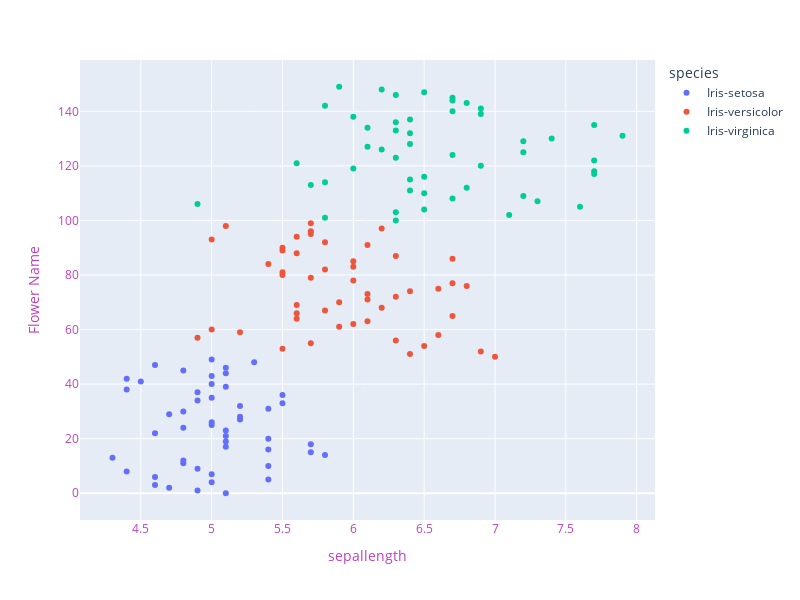

Notebook code cell kept with this figure:
### Code cell
fig = px.scatter(data_frame=iris, x='sepal_length',color='species')
fig.update_layout(width=800, height=600,
                  xaxis=dict(title='sepallength',color="#BF40BF"),
                 yaxis=dict(title="Flower Name",color="#BF40BF"))
fig.show()

### Figure 1 — Plotly figure (JSON) as saved in the notebook; plotly's stock layout.template omitted (floating-point values rounded to 4 significant figures)
{"data": [{"hovertemplate": "species=Iris-setosa<br>sepal_length=%{x}<br>index=%{y}<extra></extra>", "legendgroup": "Iris-setosa", "marker": {"color": "#636efa", "symbol": "circle"}, "mode": "markers", "name": "Iris-setosa", "orientation": "h", "showlegend": true, "type": "scatter", "x": [5.1, 4.9, 4.7, 4.6, 5, 5.4, 4.6, 5, 4.4, 4.9, 5.4, 4.8, 4.8, 4.3, 5.8, 5.7, 5.4, 5.1, 5.7, 5.1, 5.4, 5.1, 4.6, 5.1, 4.8, 5, 5, 5.2, 5.2, 4.7, 4.8, 5.4, 5.2, 5.5, 4.9, 5, 5.5, 4.9, 4.4, 5.1, 5, 4.5, 4.4, 5, 5.1, 4.8, 5.1, 4.6, 5.3, 5], "xaxis": "x", "y": [0, 1, 2, 3, 4, 5, 6, 7, 8, 9, 10, 11, 12, 13, 14, 15, 16, 17, 18, 19, 20, 21, 22, 23, 24, 25, 26, 27, 28, 29, 30, 31, 32, 33, 34, 35, 36, 37, 38, 39, 40, 41, 42, 43, 44, 45, 46, 47, 48, 49], "yaxis": "y"}, {"hovertemplate": "species=Iris-versicolor<br>sepal_length=%{x}<br>index=%{y}<extra></extra>", "legendgroup": "Iris-versicolor", "marker": {"color": "#EF553B", "symbol": "circle"}, "mode": "markers", "name": "Iris-versicolor", "orientation": "h", "showlegend": true, "type": "scatter", "x": [7, 6.4, 6.9, 5.5, 6.5, 5.7, 6.3, 4.9, 6.6, 5.2, 5, 5.9, 6, 6.1, 5.6, 6.7, 5.6, 5.8, 6.2, 5.6, 5.9, 6.1, 6.3, 6.1, 6.4, 6.6, 6.8, 6.7, 6, 5.7, 5.5, 5.5, 5.8, 6, 5.4, 6, 6.7, 6.3, 5.6, 5.5, 5.5, 6.1, 5.8, 5, 5.6, 5.7, 5.7, 6.2, 5.1, 5.7], "xaxis": "x", "y": [50, 51, 52, 53, 54, 55, 56, 57, 58, 59, 60, 61, 62, 63, 64, 65, 66, 67, 68, 69, 70, 71, 72, 73, 74, 75, 76, 77, 78, 79, 80, 81, 82, 83, 84, 85, 86, 87, 88, 89, 90, 91, 92, 93, 94, 95, 96, 97, 98, 99], "yaxis": "y"}, {"hovertemplate": "species=Iris-virginica<br>sepal_length=%{x}<br>index=%{y}<extra></extra>", "legendgroup": "Iris-virginica", "marker": {"color": "#00cc96", "symbol": "circle"}, "mode": "markers", "name": "Iris-virginica", "orientation": "h", "showlegend": true, "type": "scatter", "x": [6.3, 5.8, 7.1, 6.3, 6.5, 7.6, 4.9, 7.3, 6.7, 7.2, 6.5, 6.4, 6.8, 5.7, 5.8, 6.4, 6.5, 7.7, 7.7, 6, 6.9, 5.6, 7.7, 6.3, 6.7, 7.2, 6.2, 6.1, 6.4, 7.2, 7.4, 7.9, 6.4, 6.3, 6.1, 7.7, 6.3, 6.4, 6, 6.9, 6.7, 6.9, 5.8, 6.8, 6.7, 6.7, 6.3, 6.5, 6.2, 5.9], "xaxis": "x", "y": [100, 101, 102, 103, 104, 105, 106, 107, 108, 109, 110, 111, 112, 113, 114, 115, 116, 117, 118, 119, 120, 121, 122, 123, 124, 125, 126, 127, 128, 129, 130, 131, 132, 133, 134, 135, 136, 137, 138, 139, 140, 141, 142, 143, 144, 145, 146, 147, 148, 149], "yaxis": "y"}], "layout": {"height": 600, "legend": {"title": {"text": "species"}, "tracegroupgap": 0}, "margin": {"t": 60}, "width": 800, "xaxis": {"anchor": "y", "color": "#BF40BF", "domain": [0, 1], "title": {"text": "sepallength"}}, "yaxis": {"anchor": "x", "color": "#BF40BF", "domain": [0, 1], "title": {"text": "Flower Name"}}}}
